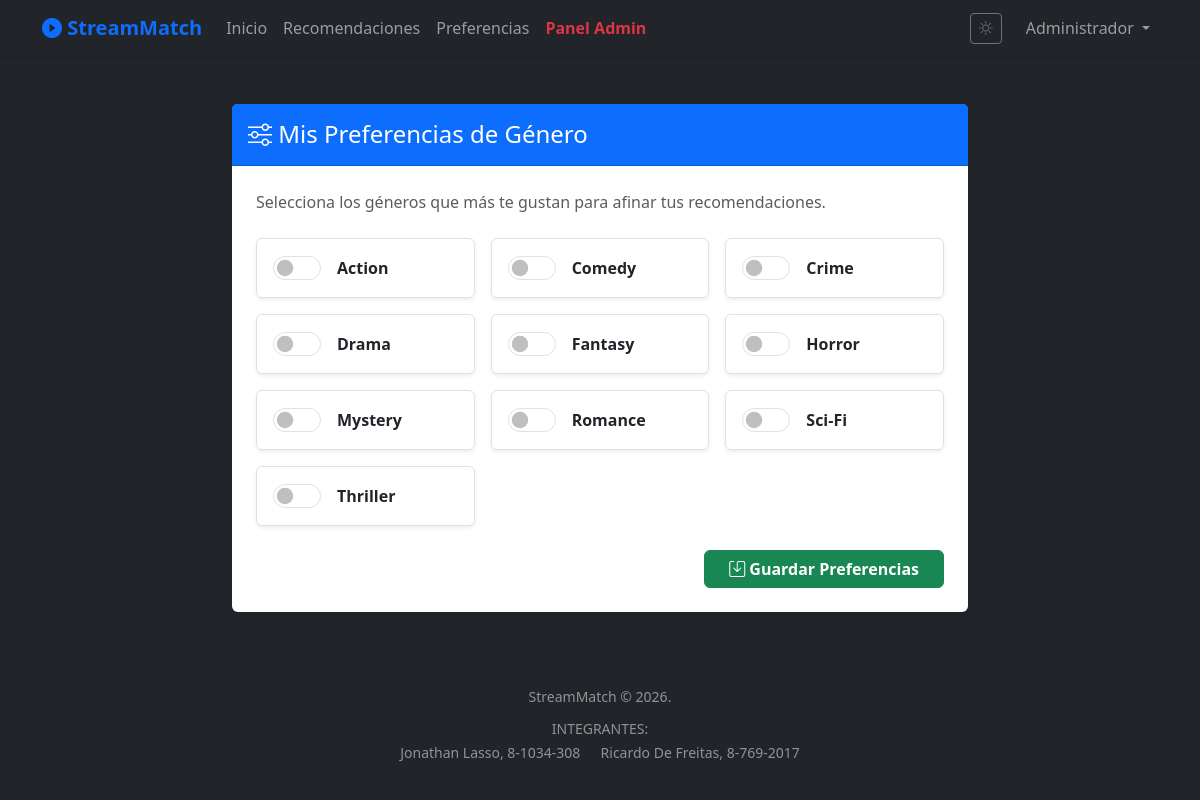
/public/preferences (signed in), run on the app's committed database.
### tables this page shows
CREATE TABLE `generos` (
  `id` int(11) NOT NULL,
  `nombre` varchar(50) NOT NULL
);

### app/controllers/UserController.php (called while the page is built, shortened)
<?php
require_once BASE_PATH . "/app/models/Preference.php";
class UserController {
    private $db;
    public function __construct() {
        $database = new Database();
        $this->db = $database->getConnection();
    }
    public function preferences() {
        $userId = $_SESSION['usuario_id'];
        $prefModel = new Preference($this->db);
        $allGenres = $prefModel->getAllGenres();
        $userGenres = $prefModel->getUserPreferences($userId);
        require_once BASE_PATH . "/app/views/user/preferences.php";
    }
}

### public/index.php (called while the page is built, shortened)
<?php
require_once BASE_PATH . "/app/config/database.php";
require_once BASE_PATH . "/app/core/Router.php";
$url = isset($_GET['url']) ? $_GET['url'] : '';
$router = new Router();
$router->route($url);

### app/config/database.php (called while the page is built, shortened)
<?php
class Database {
    private $host = "localhost";
    private $db_name = "streammatch";
    private $username = "root";
    private $password = "";
    public function getConnection() {
        $this->conn = null;
        try {
            $this->conn = new PDO("mysql:host=" . $this->host . ";dbname=" . $this->db_name, $this->username, $this->password);
            $this->conn->exec("set names utf8mb4");
            $this->conn->setAttribute(PDO::ATTR_ERRMODE, PDO::ERRMODE_EXCEPTION);
            $this->conn->setAttribute(PDO::ATTR_DEFAULT_FETCH_MODE, PDO::FETCH_ASSOC);
        } catch(PDOException $exception) {
            die("Error de conexión a la base de datos: " . $exception->getMessage());
        }
        return $this->conn;
    }
}

### app/models/Preference.php (called while the page is built, shortened)
<?php
class Preference {
    private $conn;
    public function __construct($db) {
        $this->conn = $db;
    }
    public function getAllGenres() {
        $query = "SELECT * FROM generos ORDER BY nombre ASC";
        $stmt = $this->conn->prepare($query);
        $stmt->execute();
        return $stmt->fetchAll();
    }
    public function getUserPreferences($userId) {
        $query = "SELECT genero_id FROM preferencias_usuario WHERE usuario_id = :user_id";
        $stmt = $this->conn->prepare($query);
        $stmt->bindParam(':user_id', $userId, PDO::PARAM_INT);
        $stmt->execute();
        return $stmt->fetchAll(PDO::FETCH_COLUMN);
    }
}

### app/views/user/preferences.php (the view, shortened to what this page needs)
<?php require_once BASE_PATH . "/app/views/layouts/header.php"; ?>
<div class="row">
    <div class="col-md-10 col-lg-8 mx-auto">
        <div class="card mt-4 shadow-sm border-0">
            <div class="card-header bg-primary text-white p-3">
                <h4 class="mb-0"><i class="bi bi-sliders"></i> Mis Preferencias de Género</h4>
            </div>
            <div class="card-body p-4">
                <p class="text-muted mb-4">Selecciona los géneros que más te gustan para afinar tus recomendaciones.</p>
                <form action="/streammatch/public/preferences" method="POST">
                    <div class="row g-3">
                        <?php foreach($allGenres as $genre): ?>
                            <div class="col-md-4 col-sm-6">
                                <div class="form-check form-switch p-3 border rounded shadow-sm hover-shadow transition h-100 d-flex align-items-center">
                                    <input class="form-check-input ms-0 mt-0 me-3 custom-switch" type="checkbox" role="switch" name="generos[]" value="<?= $genre['id'] ?>" id="genre_<?= $genre['id'] ?>" <?= in_array($genre['id'], $userGenres) ? 'checked="checked"' : '' ?>>
                                    <label class="form-check-label d-block cursor-pointer flex-grow-1 user-select-none" for="genre_<?= $genre['id'] ?>">
                                        <span class="fw-bold"><?= htmlspecialchars($genre['nombre']) ?></span>
                                    </label>
                                </div>
                            </div>
                        <?php endforeach; ?>
                    </div>
                    <div class="mt-4 text-end">
                        <button type="submit" class="btn btn-success fw-bold px-4"><i class="bi bi-save"></i> Guardar Preferencias</button>
                    </div>
                </form>
            </div>
        </div>
    </div>
</div>
<?php require_once BASE_PATH . "/app/views/layouts/footer.php"; ?>

### app/core/Router.php (shortened to what this page needs)
<?php
class Router {
    public function route($url) {
        $routes = [
            '' => ['controller' => 'ContentController', 'method' => 'home'],
            'home' => ['controller' => 'ContentController', 'method' => 'home'],
            'login' => ['controller' => 'AuthController', 'method' => 'login'],
            'register' => ['controller' => 'AuthController', 'method' => 'register'],
            'logout' => ['controller' => 'AuthController', 'method' => 'logout'],
            'preferences' => ['controller' => 'UserController', 'method' => 'preferences'],
            'recomendations' => ['controller' => 'ContentController', 'method' => 'recomendations'],
            'theme/update' => ['controller' => 'UserController', 'method' => 'updateTheme'],
            'content/save' => ['controller' => 'ContentController', 'method' => 'save'],
            'admin' => ['controller' => 'AdminController', 'method' => 'dashboard'],
            'admin/login' => ['controller' => 'AdminController', 'method' => 'login'],
            'admin/register' => ['controller' => 'AdminController', 'method' => 'register'],
            'admin/export_json' => ['controller' => 'AdminController', 'method' => 'export_json'],
            'admin/export_xml' => ['controller' => 'AdminController', 'method' => 'export_xml'],
            'admin/import' => ['controller' => 'AdminController', 'method' => 'import'],
            'admin/create' => ['controller' => 'AdminController', 'method' => 'create'],
            'admin/update' => ['controller' => 'AdminController', 'method' => 'update'],
            'admin/delete' => ['controller' => 'AdminController', 'method' => 'delete'],
            'admin/deleteAll' => ['controller' => 'AdminController', 'method' => 'deleteAll'],
        ];
        $url = trim($url, '/');
        if (array_key_exists($url, $routes)) {
            $controllerName = $routes[$url]['controller'];
            $methodName = $routes[$url]['method'];
            $controllerPath = BASE_PATH . "/app/controllers/" . $controllerName . ".php";
            if (file_exists($controllerPath)) {
                $controller = new $controllerName();
                $controller->$methodName();
            } else {
                $this->show404("Controlador no encontrado.");
            }
        } else {
            $this->show404();
        }
    }
}

### app/views/layouts/header.php (shortened to what this page needs)
<?php
$tema = $_COOKIE['theme'] ?? 'light';
$bodyClass = ($tema === 'dark') ? 'bg-dark text-white' : 'bg-light text-dark';
$navbarClass = ($tema === 'dark') ? 'navbar-dark bg-dark' : 'navbar-light bg-light';
?>
<!DOCTYPE html>
<html lang="es">
<head>
    <link href="https://cdn.jsdelivr.net/npm/bootstrap@5.3.2/dist/css/bootstrap.min.css" rel="stylesheet">
    <link rel="stylesheet" href="https://cdn.jsdelivr.net/npm/bootstrap-icons@1.11.1/font/bootstrap-icons.css">
    <link rel="stylesheet" href="/streammatch/public/assets/css/style.css">
</head>
<body class="<?= htmlspecialchars($bodyClass) ?>">
<nav class="navbar navbar-expand-lg <?= htmlspecialchars($navbarClass) ?> shadow-sm">
  <div class="container">
    <a class="navbar-brand text-primary fw-bold" href="/streammatch/public/">
        <i class="bi bi-play-circle-fill"></i> StreamMatch
    </a>
    <div class="collapse navbar-collapse" id="navbarNav">
      <ul class="navbar-nav me-auto">
        <li class="nav-item">
          <a class="nav-link" href="/streammatch/public/">Inicio</a>
        </li>
        <?php if (isset($_SESSION['usuario_id'])): ?>
            <li class="nav-item">
              <a class="nav-link" href="/streammatch/public/recomendations">Recomendaciones</a>
            </li>
            <li class="nav-item">
              <a class="nav-link" href="/streammatch/public/preferences">Preferencias</a>
            </li>
        <?php endif; ?>
        <?php if (isset($_SESSION['rol']) && $_SESSION['rol'] === 'administrador'): ?>
            <li class="nav-item">
              <a class="nav-link text-danger fw-bold" href="/streammatch/public/admin">Panel Admin</a>
            </li>
        <?php endif; ?>
      </ul>
      <ul class="navbar-nav ms-auto align-items-center">
          <li class="nav-item me-3">
              <a href="/streammatch/public/theme/update?current=<?= $tema ?>" class="btn btn-outline-secondary btn-sm">
                  <i class="bi <?= $tema === 'dark' ? 'bi-sun' : 'bi-moon' ?>"></i>
              </a>
          </li>
        <?php if (!isset($_SESSION['usuario_id'])): ?>
            <li class="nav-item">
                <a class="nav-link" href="/streammatch/public/login">Login</a>
            </li>
            <li class="nav-item">
                <a class="btn btn-primary btn-sm ms-2" href="/streammatch/public/register">Registro</a>
            </li>
        <?php else: ?>
            <li class="nav-item dropdown">
                <a class="nav-link dropdown-toggle" href="#" id="navbarDropdown" role="button" data-bs-toggle="dropdown" aria-expanded="false">
                    <?= htmlspecialchars($_SESSION['nombre_usuario'] ?? 'Perfil') ?>
                </a>
            </li>
        <?php endif; ?>
      </ul>
    </div>
  </div>
</nav>
<div class="container mt-4">

### app/views/layouts/footer.php (shortened to what this page needs)
</div> <footer class="mt-5 py-4 bg-dark text-white-50 text-center">
    <div class="container">
        <div class="mb-2">
            <small>StreamMatch &copy; <?= date('Y') ?>.</small>
        </div>
        <div>
            <small class="text-uppercase tracking-wider">Integrantes:</small>
            <ul class="list-inline mb-0">
                <li class="list-inline-item mx-2"><small>Jonathan Lasso, 8-1034-308</small></li>
                <li class="list-inline-item mx-2"><small>Ricardo De Freitas, 8-769-2017</small></li>
            </ul>
        </div>
    </div>
</footer>
</body>
</html>

### public/assets/css/style.css (style rules this page uses)
body { transition: background-color 0.3s, color 0.3s; }
.card { transition: transform 0.2s, box-shadow 0.2s; }

### app/views/user/preferences.php (style rules this page uses)
.cursor-pointer { cursor: pointer; }
.custom-switch { width: 3em !important; height: 1.5em !important; cursor: pointer; }
.transition { transition: all 0.3s ease; }

### data on the page
generos: nombre "Action"
generos: nombre "Comedy"
generos: nombre "Crime"
generos: nombre "Drama"
generos: nombre "Fantasy"
generos: nombre "Horror"
generos: nombre "Mystery"
generos: nombre "Romance"
generos: nombre "Sci-Fi"
generos: nombre "Thriller"

### other printed values
$_SESSION['nombre_usuario'] "Administrador"
